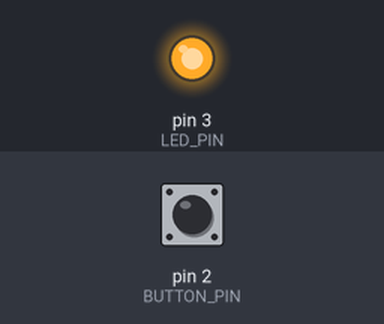
The sketch below on a simulated Arduino Uno, built with avr-gcc and run on an emulated ATmega328P. Shown: output pins drawn as LEDs (lit = HIGH). The inputs (shaded band) are chosen by the test bench; at power-on: pin 2 (BUTTON_PIN) HIGH.

Above: at 0.1 s.
At 5.1 s:
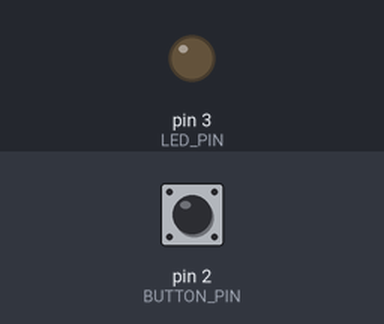
Timing chart, 0 to 6.6 s (numbered marks = the images above):
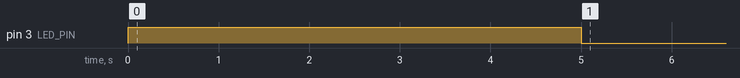

The sketch:

ReadInputByButton2.ino
```cpp
/**
 * Connect the button in the orientation
 *  |o|   |o|
 *  | |   | |
 *  | |   | |
 *  | |   | |
 *  | |   | |
 *  |o|   |o|
 */
int BUTTON_PIN = 2;
int LED_PIN = 3;
void setup() {
  pinMode(BUTTON_PIN, INPUT);
  pinMode(LED_PIN, OUTPUT);

}

void loop() {

  while(digitalRead(BUTTON_PIN)==LOW){
    //wait until the button is pressed
  }

  digitalWrite(LED_PIN, HIGH);//turn on the led
  delay(5000); //waits 5 seconds
  digitalWrite(LED_PIN, LOW); //turn off the led
  while(digitalRead(BUTTON_PIN)==HIGH){

  }
}
```

Measured:
- by itself, pin 3 (LED_PIN): LOW → HIGH at 0.00 s, → LOW 5.0 s later
